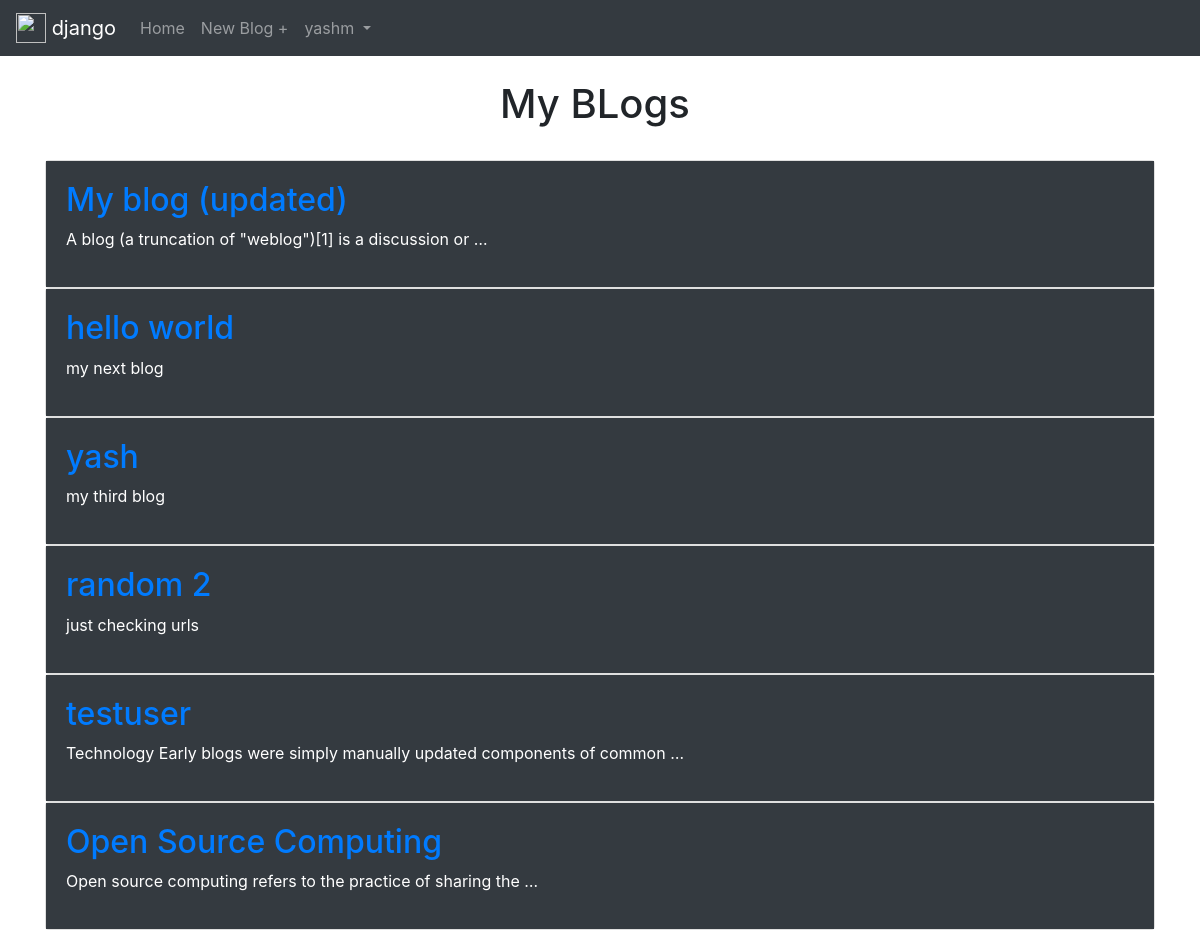
The app's page / (signed in) with its own data.
### blog/models.py (models this page shows, shortened)
class Blog(models.Model):
    title  = models.CharField(max_length = 120)
    body   = models.TextField(max_length = 3000)
    author = models.ForeignKey('auth.user', on_delete = models.CASCADE, default = 1)

### blog/views.py (the view)
# urls.py: path('', BlogList.as_view(), name = "blog_list"),
class BlogList(LoginRequiredMixin,ListView):
    model         = Blog
    template_name = "blog_list.html"
    login_url     = 'login'

### templates/blog_list.html (shortened to what this page needs)
{% extends "base.html" %}
{% block content %}
{% if user.is_authenticated %}
  <div class="mx-auto" style="width: 200px;">
    <h1>My BLogs</h1>
  </div><br>
{% for blog in object_list %}
<div class = "blog entry card">
  <div class="card-body text-white bg-dark">
<h2><a href="{% url 'blog_detail' blog.pk %}">{{ blog.title }}</a></h2>
<p>{{ blog.body|truncatewords:10 }}</p>
</div>
</div>
{% endfor %}
{% endif %}
{% endblock content %}

### templates/base.html (shortened to what this page needs)
<link rel="stylesheet" href="https://stackpath.bootstrapcdn.com/bootstrap/4.4.1/css/bootstrap.min.css"
>
<!doctype html>
<html lang="en">
<head>
    <link rel="stylesheet" href="https://stackpath.bootstrapcdn.com/bootstrap/4.4.1/css/bootstrap.min.css"
>
</head>
<body>
    <nav class="navbar navbar-expand-lg navbar-dark bg-dark">
        <a class="navbar-brand" href="{% url 'blog_list' %}">
            <img src="https://s3.us-east-2.amazonaws.com/upload-icon/uploads/icons/png/9686895801536233213-256.png"
                width="30" height="30" class="d-inline-block align-top" alt="">
            django
        </a>
        <div class="collapse navbar-collapse" id="navbarSupportedContent">
            <ul class="navbar-nav mr-auto">
                <li class="nav-item">
                    <a class="nav-link" href="{% url 'blog_list' %}">Home</a>
                </li>
                <li class="nav-item">
                    <a class="nav-link" href="{% url 'blog_new' %}">New Blog + </a>
                </li>
                <li class="nav-item dropdown">
                    <a class="nav-link dropdown-toggle" href="#" id="navbarDropdown" role="button" data-toggle="dropdown"
                        aria-haspopup="true" aria-expanded="false">
                        {{ user }}
                    </a>
                </li>
        </div>
    </nav></br>
    <div class="container">
        {% block content %}
        {% endblock content %}
    </div>
</body>
</html>

### records on screen
Blog: title "My blog (updated)", body "A blog (a truncation of \"weblog\")[1] is a discussion or …"
Blog: title "hello world", body "my next blog"
Blog: title "yash", body "my third blog"
Blog: title "random 2", body "just checking urls"
Blog: title "testuser", body "Technology Early blogs were simply manually updated components of common …"
Blog: title "Open Source Computing", body "Open source computing refers to the practice of sharing the …"

### other values on screen
{{ user }} "yashm"
